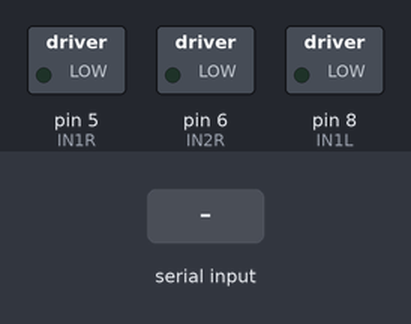
Recording of a sketch running on a simulated Arduino Uno, built with avr-gcc and run on an emulated ATmega328P. Parts: switched loads named in the sketch (green lamp = pin HIGH). Dashed ring = blinking. Inputs (shaded band) come from the test bench. Pins used as bus, display or sensor lines are not drawn.

Above: at 1.2 s.
1.3 s: "2\n" received over Serial
At 2.31 s:
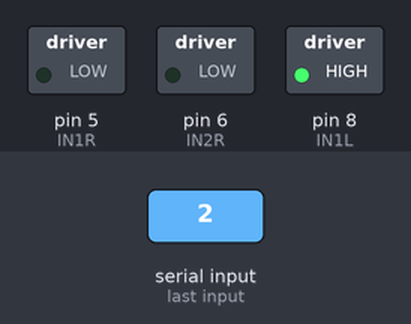
4.3 s: "1,90,45\n" received over Serial
At 6.5 s:
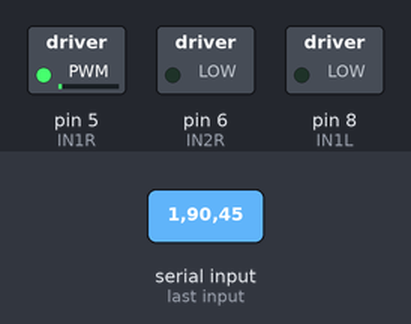
6.8 s: "0\n" received over Serial
At 9.0 s:
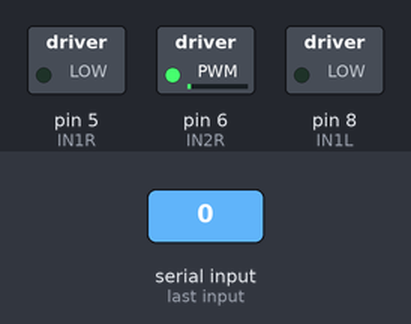
9.3 s: "200\n" received over Serial
At 10.41 s:
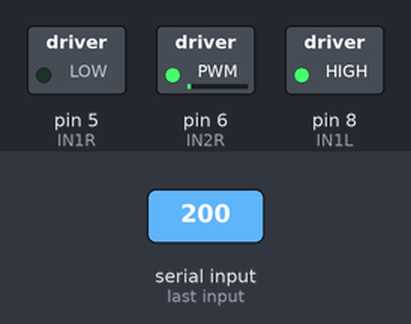
12.3 s: "90,45\n" received over Serial
Timing chart, 0 to 14.8 s (numbered marks = the images above; inputs shaded):
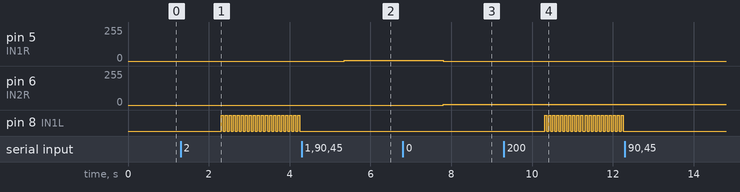

Measured:
- after the input at 1.3 s, pin 8 (IN1L): alternates HIGH for 0.05 s and LOW for 0.05 s, starting after 1.0 s
- after the input at 4.3 s, pin 5 (IN1R): 0/255 → 5/255 after 1.1 s; pin 8 (IN1L): stops changing and stays LOW
- after the input at 6.8 s, pin 5 (IN1R): 5/255 → 0/255 after 1.0 s; pin 6 (IN2R): 0/255 → 5/255 after 1.0 s
- after the input at 9.3 s, pin 8 (IN1L): alternates HIGH for 0.05 s and LOW for 0.05 s, starting after 1.0 s
- after the input at 12.3 s, pin 8 (IN1L): stops changing and stays LOW

The sketch:

Motor_test.ino
```cpp
// int ENA = 2;
// int ENB = 4;
// int IN1A = 3;
// int IN1B = 5;
// int IN2A = 6;
// int IN2B = 9;

// void setup()
// {
//     pinMode(ENA, OUTPUT);
//     pinMode(ENB, OUTPUT);
//     pinMode(IN1A, OUTPUT);
//     pinMode(IN1B, OUTPUT);
//     pinMode(IN2A, OUTPUT);
//     pinMode(IN2B, OUTPUT);
// }
// void loop(){
//     forward(220,220);
//     delay(5000);
//     stop();
//     delay(3000);
// }

// void forward(int pwma, int pwmb){
//     digitalWrite(ENA,HIGH);
//     digitalWrite(ENB,HIGH);
//     analogWrite(IN1A,pwma);
//     analogWrite(IN2A, 0);
//     analogWrite(IN1B,pwmb);
//     analogWrite(IN2B, 0);
// }

// void backward(int pwma, int pwmb){
//     digitalWrite(ENA,HIGH);
//     digitalWrite(ENB,HIGH);
//     analogWrite(IN1A,0);
//     analogWrite(IN2A,pwma);
//     analogWrite(IN1B,0);
//     analogWrite(IN2B,pwmb);
// }

// void stop(){
//     digitalWrite(ENA,LOW);
//     digitalWrite(ENB,LOW);
// }
```

motor_main.ino
```cpp
int IN1R = 5; // Arduino PWM output pin 5; connect to IBT-2 pin 1 (RPWM); Right wheel
int IN2R = 6; // Arduino PWM output pin 6; connect to IBT-2 pin 2 (LPWM); Right wheel

int IN1L = 8; // Arduino PWM output pin 5; connect to IBT-2 pin 1 (RPWM); Left wheel
int IN2L = 9; // Arduino PWM output pin 6; connect to IBT-2 pin 2 (LPWM); Left wheel

int dir = 0, pwmR = 0, pwmL = 0;
char cmd[9], pwm1[4], pwm2[4];

void setup()
{
  pinMode(IN1R, OUTPUT);
  pinMode(IN2R, OUTPUT);
  pinMode(IN1L, OUTPUT);
  pinMode(IN2L, OUTPUT);

  Serial.begin(9600);
}

void loop()
{
//  forward(255, 100);
//  delay(2000);
//  left(255, 255);
//  delay(1450);
//  right(255, 255);
//  delay(1450);
  if (Serial.available())
  {
    Serial.readBytes(cmd, 9);
    //Serial.println("recieved");
    dir = cmd[0];
    for (int i = 0; i < 3; i++)
    {
      pwm1[i] = cmd[i + 2];
      pwm2[i] = cmd[i + 6];
    }
    dir = cmd[0]-'0';
    pwm1[3] = '\0';
    pwm2[3] = '\0';
    pwmL = atoi(pwm1);    //pwm1 is left wheel pwm
    pwmR = atoi(pwm2);    //pwm2 is right wheel pwm
    //Serial.print("cmd: ");  //, "; dir: ", dir, "; pwm1: ", pwm1, "; pwm2: ", pwm2
    //Serial.println(cmd);
  }

  switch (dir)    //dir: 0(forward), 1(right), 2(left), 3(backward), 4(stop)
  {
  case 0:
    forward(pwmL, pwmR);
    break;
  case 1:
    right(pwmL, pwmR);
    break;
  case 2:
    left(pwmL, pwmR);
    break;
  case 3:
    backward(pwmL, pwmR);
    break;
  case 4:
    stopp();
    break;
  }
    //Serial.flush()
    delay(50);
}


void forward(int PWML, int PWMR) //dir = 0
{
  analogWrite(IN1L, 0);
  analogWrite(IN2L, 255);
  analogWrite(IN1L, 0);
  analogWrite(IN2L, PWML);
  analogWrite(IN1R, 0);
  analogWrite(IN2R, PWMR);

//  forward(255, 245);    //almost, but bias happen  by height diff
//  delay(2500);
}

void right(int PWML, int PWMR) //dir = 1; right wheel backward, left forward;
{

  analogWrite(IN1L, 0);
  analogWrite(IN2L, 255);
  delay(50);
  analogWrite(IN1L, 0);
  analogWrite(IN2L, PWML);
  analogWrite(IN1R, PWMR);
  analogWrite(IN2R, 0);

//  right(210, 210);    //90 degree
//  delay(1700);
//  right(255, 245);    // full, 90 degree
//  delay(1450);
}

void left(int PWML, int PWMR) //dir = 2; left wheel backward, right forward;
{
  analogWrite(IN1L, 255);
  analogWrite(IN2L, 0);
  delay(50);
  analogWrite(IN1L, PWML);
  analogWrite(IN2L, 0);
  analogWrite(IN1R, 0);
  analogWrite(IN2R, PWMR);

//  left(255, 255);
//  delay(1450);
}

void backward(int PWML, int PWMR) //dir = 3
{
  analogWrite(IN1L, PWML);
  analogWrite(IN2L, 0);
  analogWrite(IN1R, PWMR);
  analogWrite(IN2R, 0);


//  backward(255, 250);
//  delay(2500);
}

void stopp()
{
  analogWrite(IN1L, 0);
  analogWrite(IN2L, 0);
  analogWrite(IN1R, 0);
  analogWrite(IN2R, 0);
}
```
